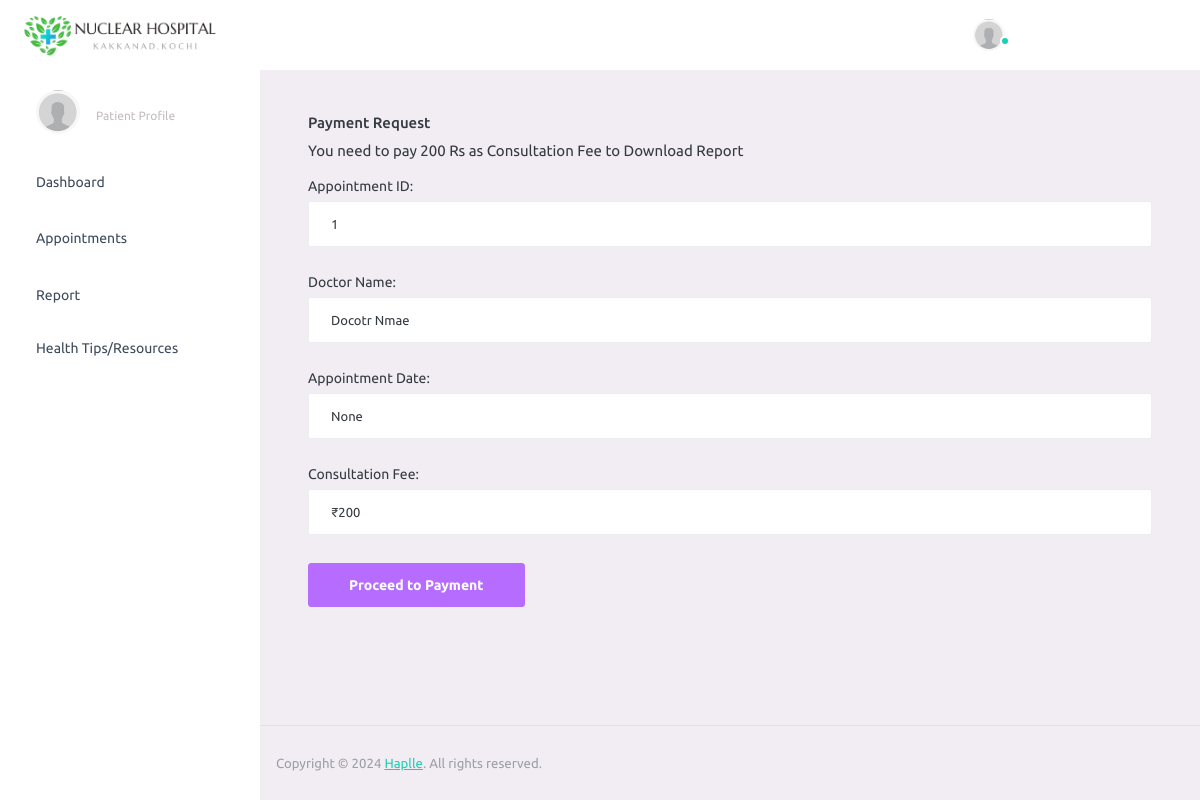
/make_payment/1/, run on an earlier commit of the app's database.
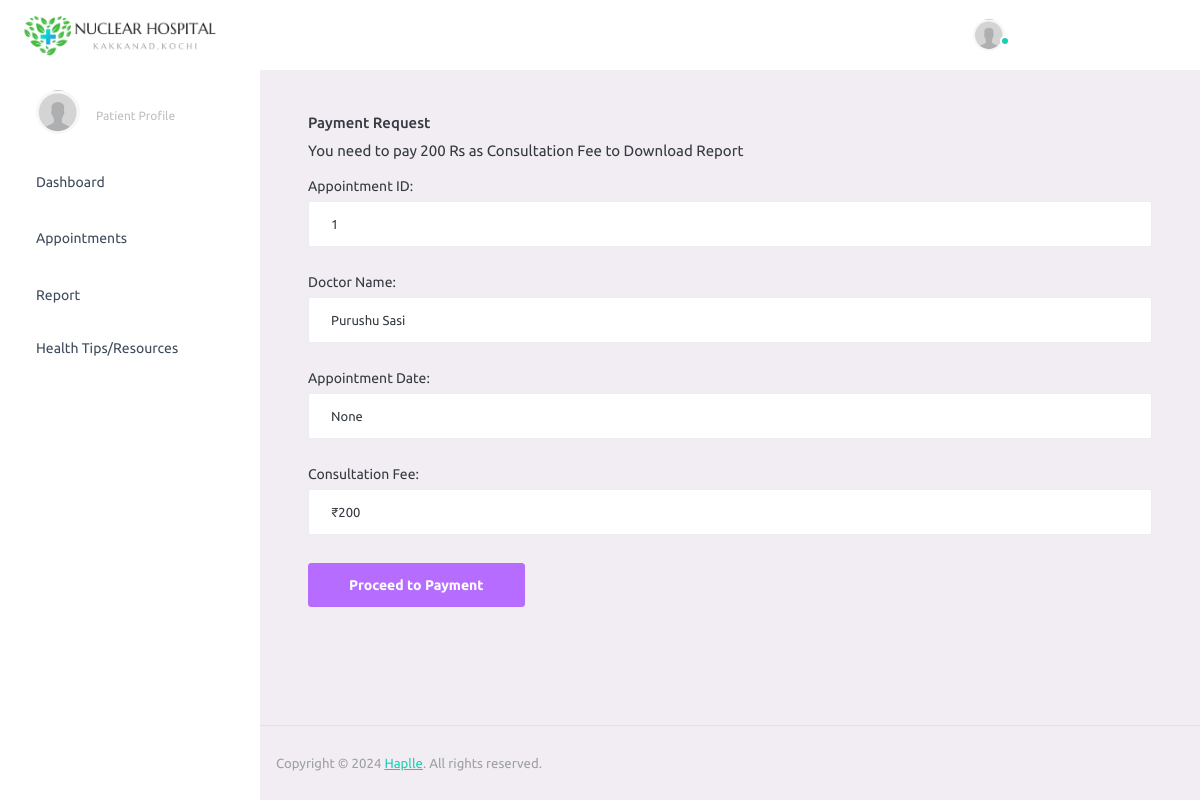
And on a later commit of the database.
### hospital/models.py (models this page shows, shortened)
class Appointment(models.Model):
    APPOINTMENT_STATUS = (
        ('pending', 'Pending'),
        ('confirmed', 'Confirmed'),
        ('rescheduled', 'Rescheduled'),
        ('cancelled', 'Cancelled'),
        ('completed', 'Completed'),
    )
    patient = models.ForeignKey(
        User,
        on_delete=models.CASCADE,
        related_name='appointments_as_patient',
        limit_choices_to={'profile__user_type': 'patient'}
    )
    doctor = models.ForeignKey(
        User,
        on_delete=models.CASCADE,
        related_name='appointments_as_doctor',
        limit_choices_to={'profile__user_type': 'doctor'}
    )
    dob = models.DateField(null=True)
    appointment_date = models.DateTimeField(null=True)
    reason_for_visit = models.TextField(blank=True, null=True)
    status = models.CharField(max_length=15, choices=APPOINTMENT_STATUS, default='pending')
    created_at = models.DateTimeField(auto_now_add=True)
    updated_at = models.DateTimeField(auto_now=True)
    payment_status = models.BooleanField(default=False)

class UserProfile(models.Model):
    USER_TYPE_CHOICES = (
        ('patient', 'Patient'),
        ('doctor', 'Doctor'),
        ('admin', 'Admin'),
    )
    DEPARTMENTS = (
        ('cardiology', 'Cardiology'),
        ('neurology', 'Neurology'),
        ('oncology', 'Oncology'),
        ('orthopedics', 'Orthopedics'),
        ('pediatrics', 'Pediatrics'),
        ('gynaecology', 'Gynaecology'),
        ('general', 'General'),
        ('emergency', 'Emergency'),
    )
    STATUS = (
        ('pending', 'Pending'),
        ('confirmed', 'Confirmed'),
        ('cancelled', 'Cancelled'),
    )
    user = models.OneToOneField(User, on_delete=models.CASCADE, related_name='profile')
    username = models.CharField(max_length=20, blank=True, null=True)
    name = models.CharField(max_length=20, blank=True, null=True)
    age = models.IntegerField(blank=True, null=True)
    address = models.TextField(blank=True, null=True)
    email = models.EmailField(max_length=50, blank=True, null=True)
    department = models .CharField(max_length=20, choices=DEPARTMENTS, blank=True, null=True)
    phone_no = models.CharField(max_length=20, blank=True, null=True)
    first_name = models.CharField(max_length=20, blank=True, null=True)
    last_name = models.CharField(max_length=20, blank=True, null=True)
    user_type = models.CharField(max_length=10, choices=USER_TYPE_CHOICES)
    status = models.CharField(max_length=10, choices=STATUS, default='pending')
    doctor_availability = models.BooleanField(default=False)

### hospital/views.py (the view, shortened to what this page needs)
# urls.py: path('make_payment/<int:appointment_id>/', views.make_payment, name='make_payment'),
def make_payment(request, appointment_id):
    appointment = get_object_or_404(Appointment, id=appointment_id)
    stripe.api_key = settings.STRIPE_SECRET_KEY
    if appointment.payment_status == True:
        return render(request, 'checkup_report.html', appointment_id)
    else:
        return render(request, 'patient/make_payment.html', {'appointment': appointment})

### hospital/templates/patient/make_payment.html (shortened to what this page needs)
{% extends 'patient/dashboard.html' %}
{% block content %}
<div class="container">
    <div class="panel panel-primary">
        <div class="panel-heading">
            <h6 class="panel-title">Payment Request</h6>
            <p>You need to pay 200 Rs as Consultation Fee to Download Report</p>
        </div>
        <div class="panel-body">
            <form method="POST" >
                <div class="form-group">
                    <label for="appointment-id">Appointment ID:</label>
                    <input type="text" class="form-control" id="appointment-id" value="{{ appointment.id }}" readonly>
                </div>
                <div class="form-group">
                    <label for="doctor-name">Doctor Name:</label>
                    <input type="text" class="form-control" id="doctor-name" value="{{ appointment.doctor.profile.name }}" readonly>
                </div>
                <div class="form-group">
                    <label for="appointment-date">Appointment Date:</label>
                    <input type="text" class="form-control" id="appointment-date" value="{{ appointment.appointment_date }}" readonly>
                </div>
                <div class="form-group">
                    <label for="consultation-fee">Consultation Fee:</label>
                    <input type="text" class="form-control" id="consultation-fee" value="₹200" readonly>
                </div>
                <button type="submit" class="btn btn-primary">Proceed to Payment</button>
            </form>
        </div>
    </div>
</div>
{% endblock %}

What changed in the data, as far as the page shows it:
changed Appointment "None": doctor.profile.name "Docotr Nmae" → "Purushu Sasi"
